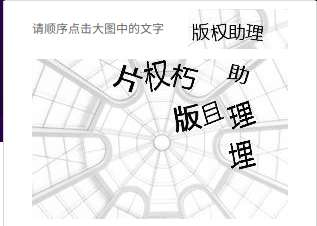
#> input picture 打码平台/超级鹰/dianji.jpeg, 317 x 226 px
$ python -i run.py   (imports and definitions only)
#> lines starting #> are read from the running program, lines starting #| are printed output that depends on the picture
#> further down, picture is the input picture: PIL image 317x226 RGB; mean R, G, B 236.6, 236.4, 236.7
import random
from io import BytesIO
import json
import re
import time
from io import StringIO

from PIL import Image
import execjs
import requests

class AJK_Slide_Captcha():
    headers = {
        "User-Agent": "Mozilla/5.0 (Windows NT 10.0; Win64; x64) \
                      AppleWebKit/537.36 (KHTML, like Gecko) Chrome/69.0.3497.81 Safari/537.36"
    }
    # [33 lines left out: functions get_sessionId, get_responseId_bgImgUrl, get_image, not called in this run]

    def get_position(self,image):
        image = image.resize((284, 160))
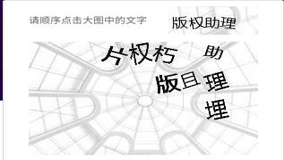
#> image: PIL image 284x160 RGB; mean R, G, B 236.5, 236.4, 236.7
        image = image.convert('L')
#> image: PIL image 284x160 L
        yuzhi = 150
        yuzhi2 = 40
        ll = 10
        for i in range(55, image.size[0] - 20):  # 260
            for j in range(0, image.size[1] - 20):  # 160
                flag = True
                for l in range(0, ll):
                    pixel = image.getpixel((i, j)) - image.getpixel((i + 1, j + l))
                    if pixel < yuzhi2: flag = False
                    # pixel = image.getpixel((i - l, j))
                    # if pixel<yuzhi:flag=False
                for l in range(0, ll):
                    pixel = image.getpixel((i, j + l))
                    if pixel < yuzhi: flag = False

                if flag:
                    cropedimage = image.crop((i, j, i + 30, j + 30))
                    return i - 7


    # [80 lines left out: functions get_trace, get_fpToken, get_jiami_data, slove, run, not called in this run]


# [2 lines not run here, left out]

>>> from PIL import Image
>>> picture = Image.open('../打码平台/超级鹰/dianji.jpeg')
>>> result = AJK_Slide_Captcha().get_position(picture)
#> result = 165
